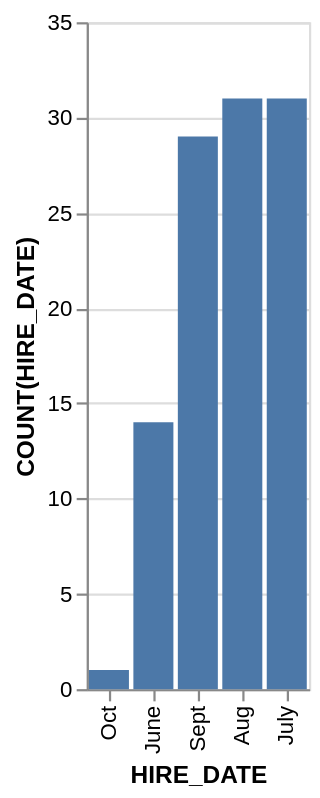

Vega-Lite specification stored for this chart:
### Vega-Lite specification from a JSON file in a GitHub repository (floating-point values rounded to 4 significant figures)
{"data": {"values": [{"x_data": "Oct", "y_data": 1}, {"x_data": "June", "y_data": 14}, {"x_data": "Sept", "y_data": 29}, {"x_data": "Aug", "y_data": 31}, {"x_data": "July", "y_data": 31}]}, "mark": "bar", "encoding": {"x": {"field": "x_data", "type": "nominal", "title": "HIRE_DATE", "sort": {"op": "sum", "field": "y_data", "order": "ascending"}}, "y": {"field": "y_data", "type": "quantitative", "title": "COUNT(HIRE_DATE)"}}}
